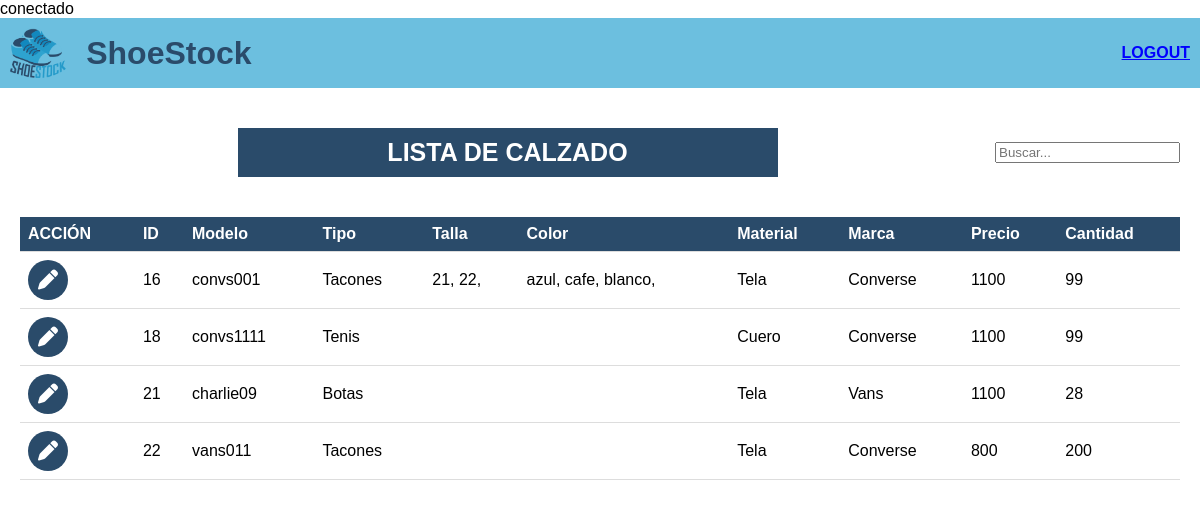
/panel-empleado.php, run on the app's committed database.
### tables this page shows
CREATE TABLE `calzado` (
  `id_calzado` int(11) NOT NULL,
  `modelo` varchar(50) NOT NULL,
  `id_tipo` int(11) NOT NULL,
  `id_material` int(11) NOT NULL,
  `id_marca` int(11) NOT NULL,
  `precio` float NOT NULL,
  `cantidad` int(11) NOT NULL
);

CREATE TABLE `tipo` (
  `id_tipo` int(11) NOT NULL,
  `tipo_calzado` varchar(100) NOT NULL
);

CREATE TABLE `talla` (
  `id_talla` int(11) NOT NULL,
  `talla` double NOT NULL
);

CREATE TABLE `color` (
  `id_color` int(11) NOT NULL,
  `nombre_color` varchar(50) NOT NULL
);

CREATE TABLE `material` (
  `id_material` int(11) NOT NULL,
  `material` varchar(50) NOT NULL
);

CREATE TABLE `marca` (
  `id_marca` int(11) NOT NULL,
  `marca` varchar(50) NOT NULL
);

### panel-empleado.php (the view, shortened to what this page needs)
<?php
include ("conexion.php");
$calzado_query = "SELECT c.id_calzado, c.modelo, t.tipo_calzado, m.material, ma.marca, c.precio, c.cantidad
                  FROM calzado c
                  INNER JOIN tipo t ON c.id_tipo = t.id_tipo
                  INNER JOIN material m ON c.id_material = m.id_material
                  INNER JOIN marca ma ON c.id_marca = ma.id_marca";
$resultado = mysqli_query($conexion, $calzado_query);
?>
<!DOCTYPE html>
<html>
<head>
    <link rel="stylesheet" href="styles/panel.css">
</head>
<body>
    <?php include("header/header.php"); ?>
    <div class="main-container">
        <div class="superior">
            <label class="titulo-principal">LISTA DE CALZADO</label>
            <input type="text" placeholder="Buscar...">
        </div>
        <table>
            <thead>
                <tr>
                    <th>ACCIÓN</th>
                    <th>ID</th>
                    <th>Modelo</th>
                    <th>Tipo</th>
                    <th>Talla</th>
                    <th>Color</th>
                    <th>Material</th>
                    <th>Marca</th>
                    <th>Precio</th>
                    <th>Cantidad</th>
                </tr>
            </thead>
            <tbody>
                <?php
                while ($row = mysqli_fetch_assoc($resultado)) {
                    ?>
                    <tr class="table-primary">
                        <td>
                            <a href="#"><i class="fa-solid fa-pen"></i></a>
                        </td>
                        <td>
                            <?php echo $row["id_calzado"] ?>
                        </td>
                        <td>
                            <?php echo $row["modelo"] ?>
                        </td>
                        <td>
                            <?php echo $row["tipo_calzado"] ?>
                        </td>
                        <td>
                            <?php
                            $talla_query = "SELECT talla FROM talla t
                                            INNER JOIN calzado_talla ct ON t.id_talla = ct.id_talla
                                            WHERE ct.id_calzado = " . $row["id_calzado"];
                            $talla_resultado = mysqli_query($conexion, $talla_query);
                            while ($talla_row = mysqli_fetch_assoc($talla_resultado)) {
                                echo $talla_row["talla"] . ", ";
                            }
                            ?>
                        </td>
                        <td>
                            <?php
                            $color_query = "SELECT c.nombre_color FROM color c
                                            INNER JOIN calzado_color cc ON c.id_color = cc.id_color
                                            WHERE cc.id_calzado = " . $row["id_calzado"];
                            $color_resultado = mysqli_query($conexion, $color_query);
                            while ($color_row = mysqli_fetch_assoc($color_resultado)) {
                                echo $color_row["nombre_color"] . ", ";
                            }
                            ?>
                        </td>
                        <td>
                            <?php echo $row["material"] ?>
                        </td>
                        <td>
                            <?php echo $row["marca"] ?>
                        </td>
                        <td>
                            <?php echo $row["precio"] ?>
                        </td>
                        <td>
                            <?php echo $row["cantidad"] ?>
                        </td>
                    </tr>
                    <?php
                }
                ?>
            </tbody>
        </table>
    </div>
</body>
</html>

### styles/panel.css (style rules this page uses)
body { font-family: sans-serif; margin: 0; padding: 0; }
.main-container { padding: 20px; }
.superior { display: flex; flex-direction: row; align-items: center; justify-content: space-between; margin-bottom: 20px; }
.titulo-principal { color: #fff; margin-top: 20px; background-color: #2A4B6A; padding: 10px 20px; margin-bottom: 20px; font-weight: bold; font-size: 25px; text-align: center; display: inline-block; width: 500px; }
table { width: 100%; border-collapse: collapse; }
th, td { padding: 8px; text-align: left; border-bottom: 1px solid #ddd; }
th { background-color: #2A4B6A; color: #fff; }
.fa-pen { color: white; background-color: #2A4B6A; border-radius: 50px; font-size: 20px; padding: 10px; }

### data on the page
calzado: id_calzado "16", modelo "convs001", id_tipo.tipo_calzado "Tacones", id_material.material "Tela", id_marca.marca "Converse", precio "1100", cantidad "99"
talla: talla "21"
talla: talla "22"
color: nombre_color "azul"
color: nombre_color "cafe"
color: nombre_color "blanco"
calzado: id_calzado "18", modelo "convs1111", id_tipo.tipo_calzado "Tenis", id_material.material "Cuero", id_marca.marca "Converse", precio "1100", cantidad "99"
calzado: id_calzado "21", modelo "charlie09", id_tipo.tipo_calzado "Botas", id_material.material "Tela", id_marca.marca "Vans", precio "1100", cantidad "28"
calzado: id_calzado "22", modelo "vans011", id_tipo.tipo_calzado "Tacones", id_material.material "Tela", id_marca.marca "Converse", precio "800", cantidad "200"
